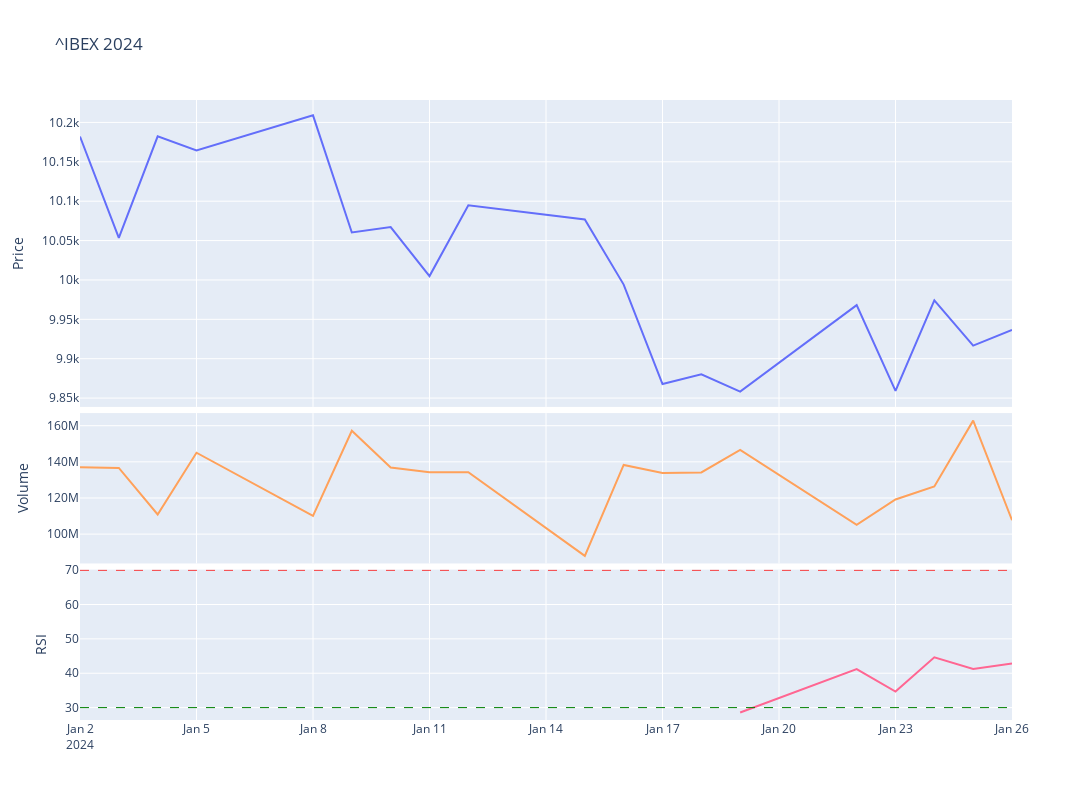

Write notebook code for a chart like this one.
### Code cell
# Plot the adjusted close price of the ^IBEX for year
fig = make_subplots(rows=4, cols=1,shared_xaxes=True,vertical_spacing=0.01,specs=[[{'rowspan':2,'colspan':1}],[None],[{'rowspan':1,'colspan':1}],[{'rowspan':1,'colspan':1}]])

# Graph (1,1)
fig.add_trace(go.Scatter(x=stock_ibex['Adj Close'].loc[year].index,y=stock_ibex['Adj Close'].loc[year],mode="lines",name=f'{ticker}'),row=1,col=1)
fig.add_trace(go.Scatter(x=stock_ibex['BB_Lower'].loc[year].index,y=stock_ibex['BB_Lower'].loc[year],mode="lines",name='BB_Lower'),row=1,col=1)
fig.add_trace(go.Scatter(x=stock_ibex['BB_Upper'].loc[year].index,y=stock_ibex['BB_Upper'].loc[year],mode="lines",name='BB_Upper'),row=1,col=1)
fig.add_trace(go.Scatter(x=stock_ibex['MMA20'].loc[year].index,y=stock_ibex['MMA20'].loc[year],mode="lines",name='MMA20'),row=1,col=1)
# Update xaxis properties
fig.update_yaxes(title_text="Price", row=1, col=1)

# Graph (3,1)
fig.add_trace(go.Scatter(x=stock_ibex['Volume'].loc[year].index,y=stock_ibex['Volume'].loc[year],mode="lines",name='Volume'),row=3, col=1)
fig.add_trace(go.Scatter(x=stock_ibex['Volume'].loc[year].index,y=stock_ibex['Volume'].loc[year].rolling(20).mean(),mode="lines",name='MMA20'),row=3,col=1)
fig.update_yaxes(title_text="Volume", row=3, col=1)

# Graph (4,1)
fig.add_trace(go.Scatter(x=stock_ibex['RSI'].loc[year].index,y=stock_ibex['RSI'].loc[year],mode="lines",name='RSI'),row=4, col=1)
fig.add_hline(y=30, line_width=1, line_dash="dash", line_color="green",row=4,col=1)
fig.add_hline(y=70, line_width=1, line_dash="dash", line_color="red",row=4,col=1)
fig.update_yaxes(title_text="RSI", row=4, col=1)

fig.update_layout(height=800, width=1300,showlegend=False,title=f"{ticker} {year}")

fig.show()

### Figure 1 — Plotly figure (JSON) as saved in the notebook; plotly's stock layout.template omitted (floating-point values rounded to 4 significant figures)
{"data": [{"mode": "lines", "name": "^IBEX", "type": "scatter", "x": ["2024-01-02T00:00:00", "2024-01-03T00:00:00", "2024-01-04T00:00:00", "2024-01-05T00:00:00", "2024-01-08T00:00:00", "2024-01-09T00:00:00", "2024-01-10T00:00:00", "2024-01-11T00:00:00", "2024-01-12T00:00:00", "2024-01-15T00:00:00", "2024-01-16T00:00:00", "2024-01-17T00:00:00", "2024-01-18T00:00:00", "2024-01-19T00:00:00", "2024-01-22T00:00:00", "2024-01-23T00:00:00", "2024-01-24T00:00:00", "2024-01-25T00:00:00", "2024-01-26T00:00:00"], "xaxis": "x", "y": [10180.0, 10050.0, 10180.0, 10160.0, 10209, 10060.0, 10070.0, 10000.0, 10090.0, 10080.0, 9994.0, 9868.0, 9880.0, 9858.0, 9968.0, 9859.0, 9974, 9917.0, 9937.0], "yaxis": "y"}, {"mode": "lines", "name": "BB_Lower", "type": "scatter", "x": ["2024-01-02T00:00:00", "2024-01-03T00:00:00", "2024-01-04T00:00:00", "2024-01-05T00:00:00", "2024-01-08T00:00:00", "2024-01-09T00:00:00", "2024-01-10T00:00:00", "2024-01-11T00:00:00", "2024-01-12T00:00:00", "2024-01-15T00:00:00", "2024-01-16T00:00:00", "2024-01-17T00:00:00", "2024-01-18T00:00:00", "2024-01-19T00:00:00", "2024-01-22T00:00:00", "2024-01-23T00:00:00", "2024-01-24T00:00:00", "2024-01-25T00:00:00", "2024-01-26T00:00:00"], "xaxis": "x", "y": [null, null, null, null, null, null, null, null, null, null, null, null, null, null, null, null, null, null, null], "yaxis": "y"}, {"mode": "lines", "name": "BB_Upper", "type": "scatter", "x": ["2024-01-02T00:00:00", "2024-01-03T00:00:00", "2024-01-04T00:00:00", "2024-01-05T00:00:00", "2024-01-08T00:00:00", "2024-01-09T00:00:00", "2024-01-10T00:00:00", "2024-01-11T00:00:00", "2024-01-12T00:00:00", "2024-01-15T00:00:00", "2024-01-16T00:00:00", "2024-01-17T00:00:00", "2024-01-18T00:00:00", "2024-01-19T00:00:00", "2024-01-22T00:00:00", "2024-01-23T00:00:00", "2024-01-24T00:00:00", "2024-01-25T00:00:00", "2024-01-26T00:00:00"], "xaxis": "x", "y": [null, null, null, null, null, null, null, null, null, null, null, null, null, null, null, null, null, null, null], "yaxis": "y"}, {"mode": "lines", "name": "MMA20", "type": "scatter", "x": ["2024-01-02T00:00:00", "2024-01-03T00:00:00", "2024-01-04T00:00:00", "2024-01-05T00:00:00", "2024-01-08T00:00:00", "2024-01-09T00:00:00", "2024-01-10T00:00:00", "2024-01-11T00:00:00", "2024-01-12T00:00:00", "2024-01-15T00:00:00", "2024-01-16T00:00:00", "2024-01-17T00:00:00", "2024-01-18T00:00:00", "2024-01-19T00:00:00", "2024-01-22T00:00:00", "2024-01-23T00:00:00", "2024-01-24T00:00:00", "2024-01-25T00:00:00", "2024-01-26T00:00:00"], "xaxis": "x", "y": [null, null, null, null, null, null, null, null, null, null, null, null, null, null, null, null, null, null, null], "yaxis": "y"}, {"mode": "lines", "name": "Volume", "type": "scatter", "x": ["2024-01-02T00:00:00", "2024-01-03T00:00:00", "2024-01-04T00:00:00", "2024-01-05T00:00:00", "2024-01-08T00:00:00", "2024-01-09T00:00:00", "2024-01-10T00:00:00", "2024-01-11T00:00:00", "2024-01-12T00:00:00", "2024-01-15T00:00:00", "2024-01-16T00:00:00", "2024-01-17T00:00:00", "2024-01-18T00:00:00", "2024-01-19T00:00:00", "2024-01-22T00:00:00", "2024-01-23T00:00:00", "2024-01-24T00:00:00", "2024-01-25T00:00:00", "2024-01-26T00:00:00"], "xaxis": "x2", "y": [137052900, 136612300, 110894200, 145036200, 110110400, 157192400, 136822100, 134217300, 134251900, 87931100, 138279400, 133882600, 134134100, 146590900, 105116800, 119165400, 126373600, 162814100, 107711200], "yaxis": "y2"}, {"mode": "lines", "name": "MMA20", "type": "scatter", "x": ["2024-01-02T00:00:00", "2024-01-03T00:00:00", "2024-01-04T00:00:00", "2024-01-05T00:00:00", "2024-01-08T00:00:00", "2024-01-09T00:00:00", "2024-01-10T00:00:00", "2024-01-11T00:00:00", "2024-01-12T00:00:00", "2024-01-15T00:00:00", "2024-01-16T00:00:00", "2024-01-17T00:00:00", "2024-01-18T00:00:00", "2024-01-19T00:00:00", "2024-01-22T00:00:00", "2024-01-23T00:00:00", "2024-01-24T00:00:00", "2024-01-25T00:00:00", "2024-01-26T00:00:00"], "xaxis": "x2", "y": [null, null, null, null, null, null, null, null, null, null, null, null, null, null, null, null, null, null, null], "yaxis": "y2"}, {"mode": "lines", "name": "RSI", "type": "scatter", "x": ["2024-01-02T00:00:00", "2024-01-03T00:00:00", "2024-01-04T00:00:00", "2024-01-05T00:00:00", "2024-01-08T00:00:00", "2024-01-09T00:00:00", "2024-01-10T00:00:00", "2024-01-11T00:00:00", "2024-01-12T00:00:00", "2024-01-15T00:00:00", "2024-01-16T00:00:00", "2024-01-17T00:00:00", "2024-01-18T00:00:00", "2024-01-19T00:00:00", "2024-01-22T00:00:00", "2024-01-23T00:00:00", "2024-01-24T00:00:00", "2024-01-25T00:00:00", "2024-01-26T00:00:00"], "xaxis": "x3", "y": [null, null, null, null, null, null, null, null, null, null, null, null, null, 28.58, 41.19, 34.65, 44.62, 41.24, 42.86], "yaxis": "y3"}], "layout": {"height": 800, "shapes": [{"line": {"color": "green", "dash": "dash", "width": 1}, "type": "line", "x0": 0, "x1": 1, "xref": "x3 domain", "y0": 30, "y1": 30, "yref": "y3"}, {"line": {"color": "red", "dash": "dash", "width": 1}, "type": "line", "x0": 0, "x1": 1, "xref": "x3 domain", "y0": 70, "y1": 70, "yref": "y3"}], "showlegend": false, "title": {"text": "^IBEX 2024"}, "width": 1300, "xaxis": {"anchor": "y", "domain": [0, 1], "matches": "x3", "showticklabels": false}, "xaxis2": {"anchor": "y2", "domain": [0, 1], "matches": "x3", "showticklabels": false}, "xaxis3": {"anchor": "y3", "domain": [0, 1]}, "yaxis": {"anchor": "x", "domain": [0.505, 1], "title": {"text": "Price"}}, "yaxis2": {"anchor": "x2", "domain": [0.2525, 0.495], "title": {"text": "Volume"}}, "yaxis3": {"anchor": "x3", "domain": [0, 0.2425], "title": {"text": "RSI"}}}}
